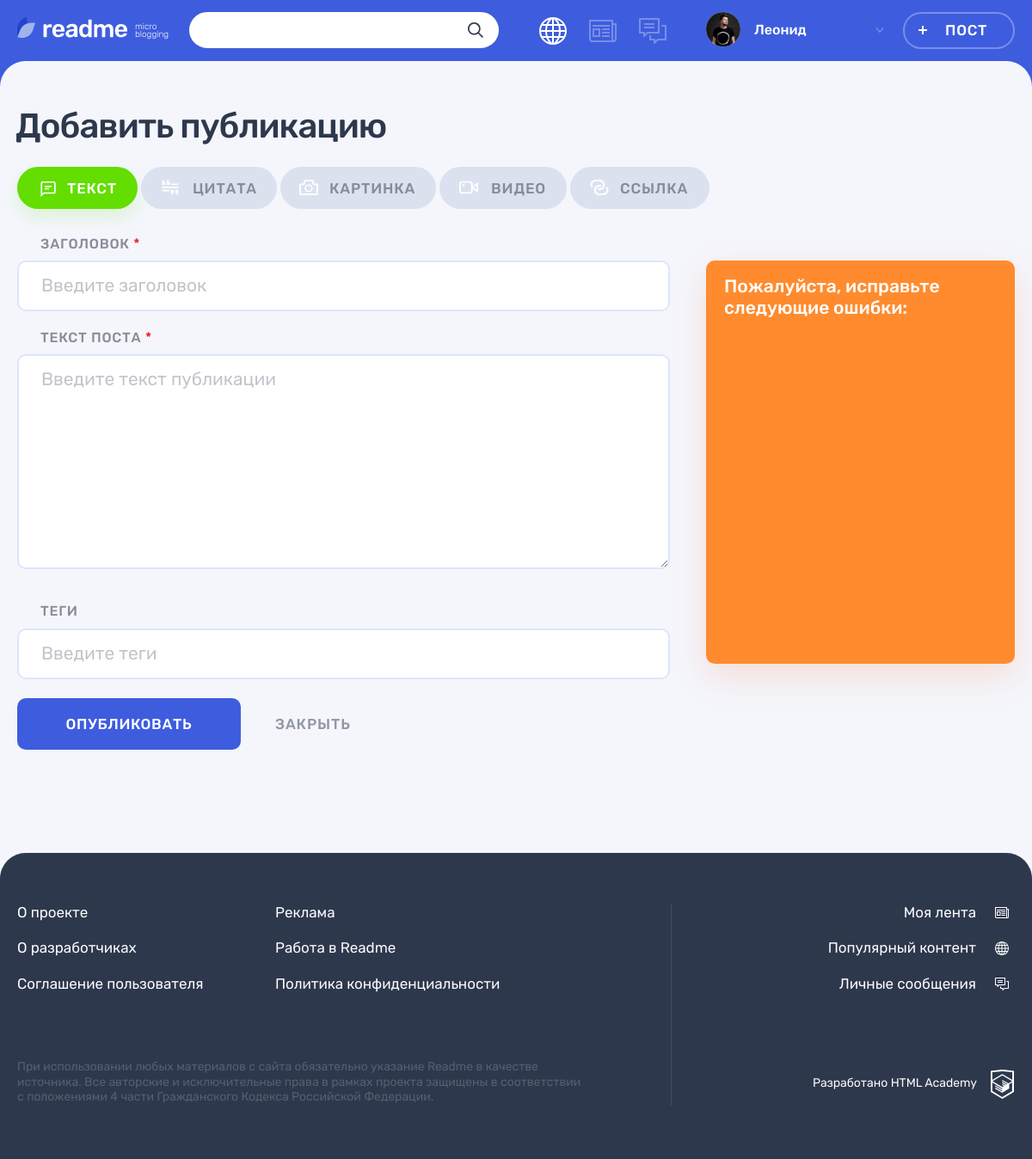
The page /add.php on the database its author committed.
### tables this page shows
CREATE TABLE IF NOT EXISTS `content_type` (
                                            id INT PRIMARY KEY AUTO_INCREMENT,
                                            `name` VARCHAR(127) NOT NULL UNIQUE,
                                            class VARCHAR(127) NOT NULL
);

### helpers.php (called while the page is built, shortened)
<?php
function include_template($name, array $data = [])
{
    $name = 'templates/' . $name;
    extract($data);
    require $name;
    $result = ob_get_clean();
    return $result;
}

### data.php (called while the page is built, shortened)
<?php
$link = mysqli_connect('localhost', 'root', '', 'readme');
mysqli_set_charset($link, "utf8");
$sqlContentType = <<<SQL
SELECT *
FROM content_type
SQL;
$resultContentType = mysqli_query($link, $sqlContentType);
$rowsContents = mysqli_fetch_all($resultContentType, MYSQLI_ASSOC);

### templates/adding-post.php (the view, shortened to what this page needs)
<main class="page__main page__main--adding-post">
    <div class="page__main-section">
        <div class="container">
            <h1 class="page__title page__title--adding-post">Добавить публикацию</h1>
        </div>
        <div class="adding-post container">
            <div class="adding-post__tabs-wrapper tabs">
                <div class="adding-post__tabs filters">
                    <ul class="adding-post__tabs-list filters__list tabs__list">
                        <?php foreach ($rowsContents as $rowsContent): ?>
                            <li class="adding-post__tabs-item filters__item">
                                <a class="adding-post__tabs-link filters__button filters__button--<?=$rowsContent['class']; ?> <?= $selectedContentType == $rowsContent['class'] ? 'filters__button--active' : ''; ?> tabs__item button">
                                    <svg class="filters__icon" width="22" height="18">
                                        <use xlink:href="#icon-filter-<?=$rowsContent['class']; ?>"></use>
                                    </svg>
                                    <span><?=$rowsContent['name']; ?></span>
                                </a>
                            </li>
                        <?php endforeach; ?>
                    </ul>
                </div>
                <div class="adding-post__tab-content">
                    <section class="adding-post__text tabs__content tabs__content--active">
                        <form class="adding-post__form form" action="add.php" method="post">
                            <div class="form__text-inputs-wrapper">
                                <div class="form__text-inputs">
                                    <div class="adding-post__input-wrapper form__input-wrapper">
                                        <label class="adding-post__label form__label" for="text-heading">Заголовок <span class="form__input-required">*</span></label>
                                        <div class="form__input-section <?= isset($errors['title']) ? 'form__input-section--error' : ''; ?>">
                                            <input class="adding-post__input form__input" id="text-heading" type="text" value="<?=$title; ?>" name="title" placeholder="Введите заголовок">
                                        </div>
                                    </div>
                                    <div class="adding-post__textarea-wrapper form__textarea-wrapper">
                                        <label class="adding-post__label form__label" for="post-text">Текст поста <span class="form__input-required">*</span></label>
                                        <div class="form__input-section <?= isset($errors['text']) ? 'form__input-section--error' : ''; ?>">
                                            <textarea class="adding-post__textarea form__textarea form__input" name="text" id="post-text" placeholder="Введите текст публикации"><?= $text; ?></textarea>
                                        </div>
                                    </div>
                                    <div class="adding-post__input-wrapper form__input-wrapper">
                                        <label class="adding-post__label form__label" for="post-tags">Теги</label>
                                        <div class="form__input-section <?= isset($errors['hashtag']) ? 'form__input-section--error' : ''; ?>">
                                            <input class="adding-post__input form__input" id="post-tags" type="text" value="<?=$hashtagString; ?>" name="hashtag" placeholder="Введите теги">
                                        </div>
                                    </div>
                                </div>
                                <div class="form__invalid-block">
                                    <b class="form__invalid-slogan">Пожалуйста, исправьте следующие ошибки:</b>
                                </div>
                            </div>
                            <div class="adding-post__buttons">
                                <button class="adding-post__submit button button--main" type="submit">Опубликовать</button>
                                <a class="adding-post__close" href="#">Закрыть</a>
                            </div>
                        </form>
                    </section>
                </div>
            </div>
        </div>
    </div>
</main>

### rows shown on the page
content_type: name "ТЕКСТ"
content_type: name "ЦИТАТА"
content_type: name "КАРТИНКА"
content_type: name "ВИДЕО"
content_type: name "ССЫЛКА"

### other values the page prints
$userName "Леонид"
